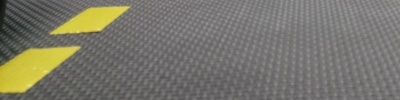
#> input picture old_camera/crop.jpg, 400 x 100 px
$ python find_yellow.py
#> lines starting #> are read from the running program, lines starting #| are printed output that depends on the picture; after the words box and inside, x2 and y2 are one past the last pixel; in counts of white or black regions, pixels touching at a corner belong together
import cv2
import numpy as np

img = cv2.imread('crop.jpg')
#> img is the input picture: shape (100, 400, 3); mean B, G, R 107.6, 118.5, 120.8
cv2.imshow('im', img)
gray = cv2.cvtColor(img,cv2.COLOR_BGR2GRAY)
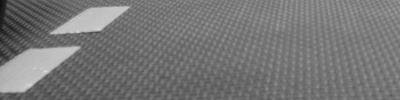
#> gray: shape (100, 400); min 12, max 220, mean 118.1
cv2.imshow('im2', gray)
edges = cv2.Canny(gray,50,150,apertureSize = 3)
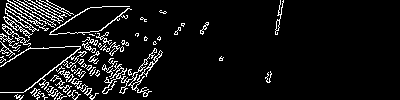
#> edges: shape (100, 400); 7.9% white in thin lines or dots, all inside (x1, y1, x2, y2) = (0, 0, 284, 100)
cv2.imshow('im3', edges)
lines = cv2.HoughLines(edges, 1, np.pi/180, 50)
#> lines = 118 rows, first 8: [87, 0.89], [-4, 2.11], [55, 0.977], [50, 1.52], [2, 2.13], [1, 2.15], [51, 1.5], [95, 0.785]
print(lines)
#> (printed output is left out)

for rho,theta in lines[0]:
    a = np.cos(theta)
    b = np.sin(theta)
    x0 = a*rho
    y0 = b*rho
    x1 = int(x0 + 1000*(-b))
    y1 = int(y0 + 1000*(a))
    x2 = int(x0 - 1000*(-b))
    y2 = int(y0 - 1000*(a))

    cv2.line(img,(x1,y1),(x2,y2),(0,0,255),2)
#> this loop made 1 pass
#> (rho, theta, a, b, x0, y0, x1, y1) on pass 1: (87, 0.89, 0.629, 0.777, 54.75, 67.61, -722, 696)
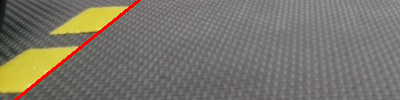
#> img: shape (100, 400, 3); 1.18% of pixels changed, all inside (x1, y1, x2, y2) = (14, 0, 141, 100)

cv2.imwrite('houghlines3.jpg',img)
cv2.imshow('img4',img)
cv2.waitKey(0)
cv2.destroyAllWindows()

$ run again, with old_camera/red_line_2.jpg copied over old_camera/crop.jpg
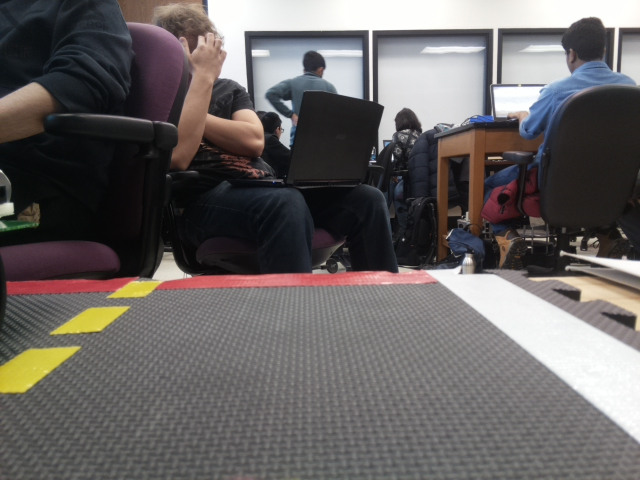
#> input picture old_camera/red_line_2.jpg, 640 x 480 px
#> img is the input picture: shape (480, 640, 3); mean B, G, R 97.9, 98.7, 102.9
#> `edges = cv2.Canny(gray,50,150,apertureSize = 3)`:
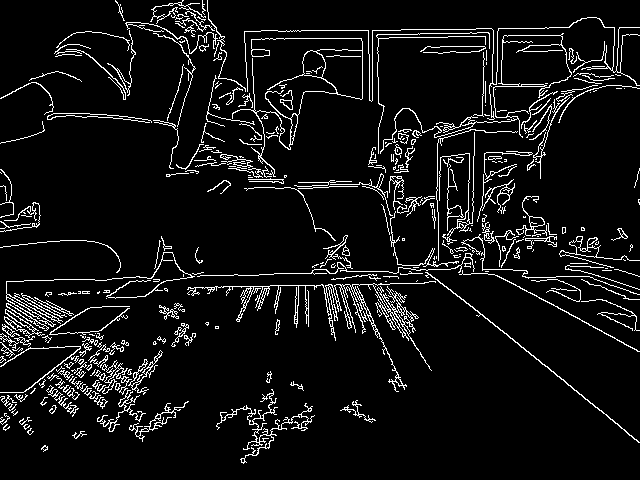
#> edges: shape (480, 640); 7.3% white in thin lines or dots
#> (printed output is left out)
#> the loop `for rho,theta in lines[0]:` made 1 pass
#> (rho, theta, a, b, x0, y0, x1, y1) on pass 1: (-59, 2.25, -0.629, 0.777, 37.13, -45.85, -740, -675)
#> after the loop `for rho,theta in lines[0]:`:
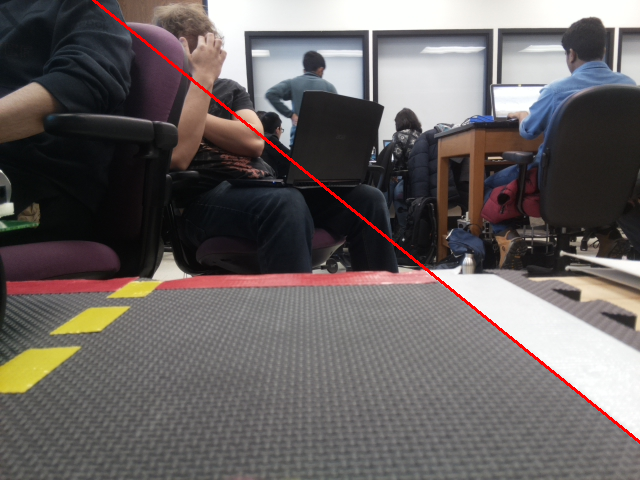
#> img: shape (480, 640, 3); 0.68% of pixels changed, all inside (x1, y1, x2, y2) = (92, 0, 640, 444)
